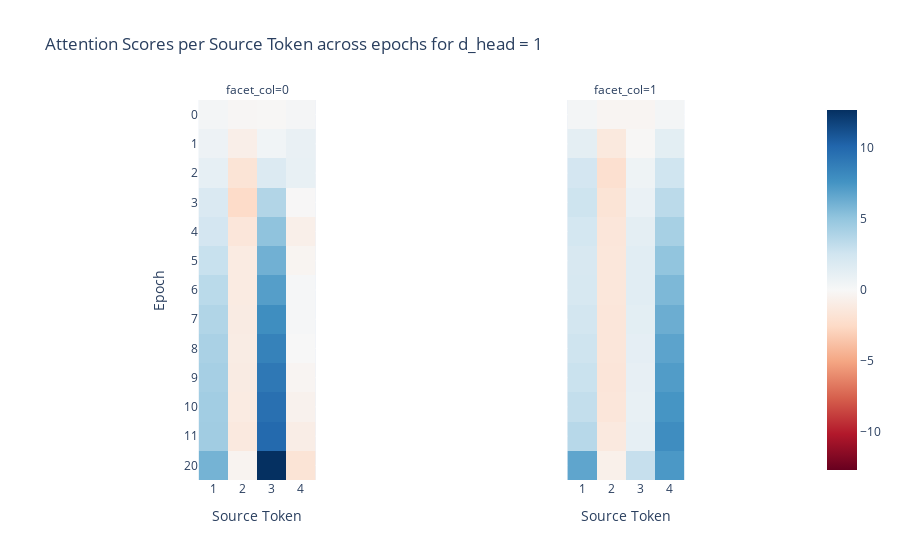
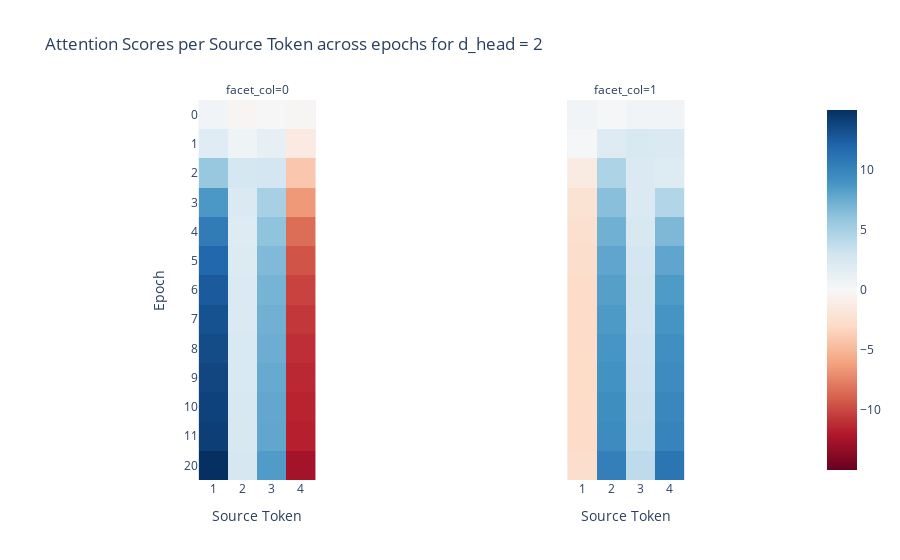
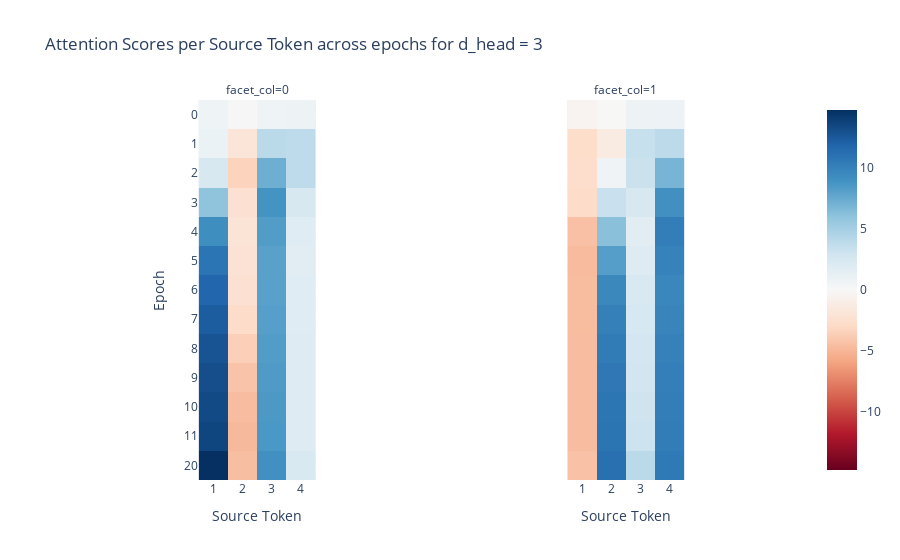
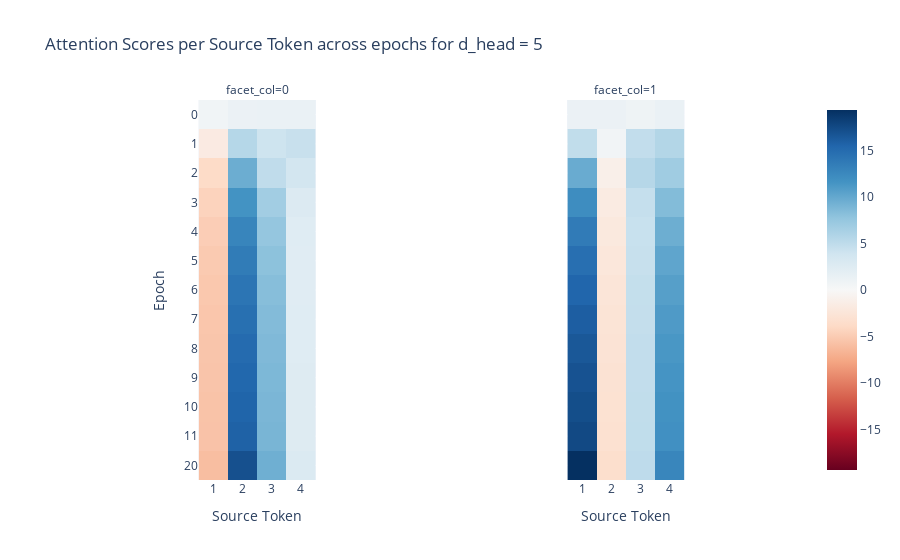

These figures' notebook cell, in order:
### Code cell
def get_attn_evol(dh):
    cached_models = checkpoints[dh]+[models[dh]]
    y_labels = [str(i) for i in range(len(checkpoints[dh]))] + [str(train_config.epochs)]
    x_labels = [str(i) for i in range(1,5)]
    seq = [1,2,3,4,0]


    attn_list = t.stack([t.stack([get_scores(cached_models[k], seq)[head, -1, :-1].detach() for k in range(len(cached_models))]) for head in range(model_config.n_heads)])

    imshow(attn_list, facet_col = 0, y = y_labels, x = x_labels, title = f"Attention Scores per Source Token across epochs for d_head = {dh}",xaxis = "Source Token", yaxis = "Epoch")
for dh in dh_list:
    get_attn_evol(dh)

### Figure 1 — Plotly figure (JSON) as saved in the notebook; plotly's stock layout.template omitted (floating-point values rounded to 4 significant figures)
{"data": [{"coloraxis": "coloraxis", "hovertemplate": "Source Token: %{x}<br>Epoch: %{y}<br>color: %{z}<extra></extra>", "name": "0", "type": "heatmap", "x": ["1", "2", "3", "4"], "xaxis": "x", "y": ["0", "1", "2", "3", "4", "5", "6", "7", "8", "9", "10", "11", "20"], "yaxis": "y", "z": [[0.2389, -0.1778, -0.1025, 0.2167], [0.6411, -0.7993, 0.4884, 0.9353], [1.157, -1.742, 1.787, 0.9684], [1.91, -2.422, 3.799, -0.06201], [2.328, -1.533, 5.141, -0.7127], [2.879, -1.109, 6.112, -0.311], [3.44, -1.105, 7.029, 0.136], [3.825, -1.046, 7.877, 0.1456], [4.11, -1.013, 8.577, -0.004266], [4.251, -1.047, 9.1, -0.265], [4.415, -1.112, 9.565, -0.5355], [4.478, -1.269, 9.891, -0.8931], [5.979, -0.385, 12.66, -1.736]]}, {"coloraxis": "coloraxis", "hovertemplate": "Source Token: %{x}<br>Epoch: %{y}<br>color: %{z}<extra></extra>", "name": "1", "type": "heatmap", "x": ["1", "2", "3", "4"], "xaxis": "x2", "y": ["0", "1", "2", "3", "4", "5", "6", "7", "8", "9", "10", "11", "20"], "yaxis": "y2", "z": [[0.2531, -0.2572, -0.2399, 0.2591], [1.287, -1.311, -0.08854, 1.332], [2.338, -2.078, 0.5741, 2.563], [2.643, -1.745, 0.8914, 3.436], [2.301, -1.541, 1.272, 4.214], [2.071, -1.486, 1.453, 5.057], [2.159, -1.478, 1.437, 5.739], [2.373, -1.517, 1.309, 6.289], [2.609, -1.548, 1.21, 6.788], [2.806, -1.585, 1.072, 7.157], [3.091, -1.515, 0.9966, 7.501], [3.566, -1.275, 1.123, 7.917], [6.701, -0.6698, 2.969, 7.337]]}], "layout": {"annotations": [{"font": {}, "showarrow": false, "text": "facet_col=0", "x": 0.245, "xanchor": "center", "xref": "paper", "y": 1, "yanchor": "bottom", "yref": "paper"}, {"font": {}, "showarrow": false, "text": "facet_col=1", "x": 0.755, "xanchor": "center", "xref": "paper", "y": 1, "yanchor": "bottom", "yref": "paper"}], "coloraxis": {"cmid": 0, "colorscale": [[0, "rgb(103,0,31)"], [0.1, "rgb(178,24,43)"], [0.2, "rgb(214,96,77)"], [0.3, "rgb(244,165,130)"], [0.4, "rgb(253,219,199)"], [0.5, "rgb(247,247,247)"], [0.6, "rgb(209,229,240)"], [0.7, "rgb(146,197,222)"], [0.8, "rgb(67,147,195)"], [0.9, "rgb(33,102,172)"], [1, "rgb(5,48,97)"]]}, "title": {"text": "Attention Scores per Source Token across epochs for d_head = 1"}, "xaxis": {"anchor": "y", "constrain": "domain", "domain": [0, 0.49], "scaleanchor": "y", "title": {"text": "Source Token"}}, "xaxis2": {"anchor": "y2", "domain": [0.51, 1], "matches": "x", "title": {"text": "Source Token"}}, "yaxis": {"anchor": "x", "autorange": "reversed", "constrain": "domain", "domain": [0, 1], "title": {"text": "Epoch"}}, "yaxis2": {"anchor": "x2", "domain": [0, 1], "matches": "y", "showticklabels": false}}}

### Figure 2 — Plotly figure (JSON) as saved in the notebook; plotly's stock layout.template omitted (floating-point values rounded to 4 significant figures)
{"data": [{"coloraxis": "coloraxis", "hovertemplate": "Source Token: %{x}<br>Epoch: %{y}<br>color: %{z}<extra></extra>", "name": "0", "type": "heatmap", "x": ["1", "2", "3", "4"], "xaxis": "x", "y": ["0", "1", "2", "3", "4", "5", "6", "7", "8", "9", "10", "11", "20"], "yaxis": "y", "z": [[0.4834, -0.3263, 0.09225, -0.179], [1.869, 0.7019, 1.382, -1.384], [5.755, 2.645, 2.781, -4.146], [8.703, 2.285, 4.98, -6.498], [10.61, 1.991, 6.068, -8.409], [11.86, 2.131, 6.674, -9.507], [12.63, 2.24, 7.04, -10.2], [13.11, 2.298, 7.266, -10.69], [13.45, 2.328, 7.437, -11.06], [13.75, 2.402, 7.623, -11.3], [13.99, 2.451, 7.767, -11.51], [14.16, 2.489, 7.873, -11.7], [14.99, 2.626, 8.483, -12.6]]}, {"coloraxis": "coloraxis", "hovertemplate": "Source Token: %{x}<br>Epoch: %{y}<br>color: %{z}<extra></extra>", "name": "1", "type": "heatmap", "x": ["1", "2", "3", "4"], "xaxis": "x2", "y": ["0", "1", "2", "3", "4", "5", "6", "7", "8", "9", "10", "11", "20"], "yaxis": "y2", "z": [[0.5035, 0.1227, 0.5265, 0.4957], [0.1766, 1.957, 2.38, 2.192], [-1.326, 4.69, 2.184, 2.064], [-2.165, 6.351, 2.24, 4.469], [-2.502, 7.275, 2.543, 6.768], [-2.647, 7.896, 2.76, 7.931], [-2.812, 8.276, 2.849, 8.529], [-2.885, 8.59, 2.949, 8.936], [-2.899, 8.881, 3.074, 9.282], [-2.925, 9.081, 3.139, 9.518], [-2.857, 9.342, 3.302, 9.817], [-2.839, 9.524, 3.414, 10.03], [-2.659, 10.35, 3.971, 11.02]]}], "layout": {"annotations": [{"font": {}, "showarrow": false, "text": "facet_col=0", "x": 0.245, "xanchor": "center", "xref": "paper", "y": 1, "yanchor": "bottom", "yref": "paper"}, {"font": {}, "showarrow": false, "text": "facet_col=1", "x": 0.755, "xanchor": "center", "xref": "paper", "y": 1, "yanchor": "bottom", "yref": "paper"}], "coloraxis": {"cmid": 0, "colorscale": [[0, "rgb(103,0,31)"], [0.1, "rgb(178,24,43)"], [0.2, "rgb(214,96,77)"], [0.3, "rgb(244,165,130)"], [0.4, "rgb(253,219,199)"], [0.5, "rgb(247,247,247)"], [0.6, "rgb(209,229,240)"], [0.7, "rgb(146,197,222)"], [0.8, "rgb(67,147,195)"], [0.9, "rgb(33,102,172)"], [1, "rgb(5,48,97)"]]}, "title": {"text": "Attention Scores per Source Token across epochs for d_head = 2"}, "xaxis": {"anchor": "y", "constrain": "domain", "domain": [0, 0.49], "scaleanchor": "y", "title": {"text": "Source Token"}}, "xaxis2": {"anchor": "y2", "domain": [0.51, 1], "matches": "x", "title": {"text": "Source Token"}}, "yaxis": {"anchor": "x", "autorange": "reversed", "constrain": "domain", "domain": [0, 1], "title": {"text": "Epoch"}}, "yaxis2": {"anchor": "x2", "domain": [0, 1], "matches": "y", "showticklabels": false}}}

### Figure 3 — Plotly figure (JSON) as saved in the notebook; plotly's stock layout.template omitted (floating-point values rounded to 4 significant figures)
{"data": [{"coloraxis": "coloraxis", "hovertemplate": "Source Token: %{x}<br>Epoch: %{y}<br>color: %{z}<extra></extra>", "name": "0", "type": "heatmap", "x": ["1", "2", "3", "4"], "xaxis": "x", "y": ["0", "1", "2", "3", "4", "5", "6", "7", "8", "9", "10", "11", "20"], "yaxis": "y", "z": [[0.6851, -0.06787, 0.7106, 0.7473], [0.9011, -1.901, 4.037, 3.89], [2.458, -3.384, 7.291, 3.876], [5.995, -2.269, 8.89, 2.405], [9.215, -2.108, 8.286, 1.825], [10.83, -2.182, 8.035, 1.714], [11.73, -2.294, 8.039, 1.796], [12.34, -2.792, 8.147, 1.866], [12.79, -3.608, 8.305, 1.9], [13.12, -4.242, 8.429, 1.917], [13.37, -4.597, 8.521, 1.916], [13.59, -4.802, 8.598, 1.916], [14.77, -4.546, 9.068, 2.347]]}, {"coloraxis": "coloraxis", "hovertemplate": "Source Token: %{x}<br>Epoch: %{y}<br>color: %{z}<extra></extra>", "name": "1", "type": "heatmap", "x": ["1", "2", "3", "4"], "xaxis": "x2", "y": ["0", "1", "2", "3", "4", "5", "6", "7", "8", "9", "10", "11", "20"], "yaxis": "y2", "z": [[-0.4129, -0.04906, 0.7504, 0.817], [-2.688, -1.276, 3.455, 3.93], [-2.712, 0.5872, 3.219, 6.903], [-2.85, 3.321, 2.442, 9.072], [-4.409, 6.187, 1.649, 10.3], [-4.71, 8.241, 1.908, 9.994], [-4.653, 9.602, 2.324, 9.684], [-4.656, 10.12, 2.539, 9.836], [-4.639, 10.42, 2.726, 10.02], [-4.63, 10.61, 2.877, 10.17], [-4.619, 10.75, 3.024, 10.29], [-4.607, 10.86, 3.145, 10.37], [-4.355, 11.14, 4.049, 10.57]]}], "layout": {"annotations": [{"font": {}, "showarrow": false, "text": "facet_col=0", "x": 0.245, "xanchor": "center", "xref": "paper", "y": 1, "yanchor": "bottom", "yref": "paper"}, {"font": {}, "showarrow": false, "text": "facet_col=1", "x": 0.755, "xanchor": "center", "xref": "paper", "y": 1, "yanchor": "bottom", "yref": "paper"}], "coloraxis": {"cmid": 0, "colorscale": [[0, "rgb(103,0,31)"], [0.1, "rgb(178,24,43)"], [0.2, "rgb(214,96,77)"], [0.3, "rgb(244,165,130)"], [0.4, "rgb(253,219,199)"], [0.5, "rgb(247,247,247)"], [0.6, "rgb(209,229,240)"], [0.7, "rgb(146,197,222)"], [0.8, "rgb(67,147,195)"], [0.9, "rgb(33,102,172)"], [1, "rgb(5,48,97)"]]}, "title": {"text": "Attention Scores per Source Token across epochs for d_head = 3"}, "xaxis": {"anchor": "y", "constrain": "domain", "domain": [0, 0.49], "scaleanchor": "y", "title": {"text": "Source Token"}}, "xaxis2": {"anchor": "y2", "domain": [0.51, 1], "matches": "x", "title": {"text": "Source Token"}}, "yaxis": {"anchor": "x", "autorange": "reversed", "constrain": "domain", "domain": [0, 1], "title": {"text": "Epoch"}}, "yaxis2": {"anchor": "x2", "domain": [0, 1], "matches": "y", "showticklabels": false}}}

### Figure 4 — Plotly figure (JSON) as saved in the notebook; plotly's stock layout.template omitted (floating-point values rounded to 4 significant figures)
{"data": [{"coloraxis": "coloraxis", "hovertemplate": "Source Token: %{x}<br>Epoch: %{y}<br>color: %{z}<extra></extra>", "name": "0", "type": "heatmap", "x": ["1", "2", "3", "4"], "xaxis": "x", "y": ["0", "1", "2", "3", "4", "5", "6", "7", "8", "9", "10", "11", "20"], "yaxis": "y", "z": [[0.6854, 1.258, 1.329, 1.334], [-1.732, 5.6, 4.05, 4.443], [-3.755, 9.575, 4.922, 3.705], [-4.439, 11.6, 6.754, 2.781], [-4.838, 12.83, 7.578, 2.421], [-5.096, 13.62, 7.978, 2.363], [-5.253, 14.2, 8.268, 2.368], [-5.361, 14.65, 8.475, 2.414], [-5.444, 15.01, 8.634, 2.464], [-5.519, 15.31, 8.768, 2.506], [-5.587, 15.56, 8.886, 2.545], [-5.634, 15.78, 8.974, 2.595], [-5.975, 17.02, 9.47, 2.899]]}, {"coloraxis": "coloraxis", "hovertemplate": "Source Token: %{x}<br>Epoch: %{y}<br>color: %{z}<extra></extra>", "name": "1", "type": "heatmap", "x": ["1", "2", "3", "4"], "xaxis": "x2", "y": ["0", "1", "2", "3", "4", "5", "6", "7", "8", "9", "10", "11", "20"], "yaxis": "y2", "z": [[1.228, 1.213, 0.8798, 1.364], [4.842, 0.5925, 4.81, 5.724], [9.737, -1.136, 5.503, 6.868], [12.13, -1.655, 4.586, 8.464], [13.69, -1.998, 4.401, 9.535], [14.72, -2.259, 4.509, 10.22], [15.46, -2.467, 4.642, 10.7], [16.02, -2.622, 4.697, 11.03], [16.49, -2.754, 4.777, 11.29], [16.88, -2.871, 4.816, 11.51], [17.23, -2.957, 4.857, 11.7], [17.54, -3.035, 4.887, 11.85], [19.34, -3.369, 5.044, 12.76]]}], "layout": {"annotations": [{"font": {}, "showarrow": false, "text": "facet_col=0", "x": 0.245, "xanchor": "center", "xref": "paper", "y": 1, "yanchor": "bottom", "yref": "paper"}, {"font": {}, "showarrow": false, "text": "facet_col=1", "x": 0.755, "xanchor": "center", "xref": "paper", "y": 1, "yanchor": "bottom", "yref": "paper"}], "coloraxis": {"cmid": 0, "colorscale": [[0, "rgb(103,0,31)"], [0.1, "rgb(178,24,43)"], [0.2, "rgb(214,96,77)"], [0.3, "rgb(244,165,130)"], [0.4, "rgb(253,219,199)"], [0.5, "rgb(247,247,247)"], [0.6, "rgb(209,229,240)"], [0.7, "rgb(146,197,222)"], [0.8, "rgb(67,147,195)"], [0.9, "rgb(33,102,172)"], [1, "rgb(5,48,97)"]]}, "title": {"text": "Attention Scores per Source Token across epochs for d_head = 5"}, "xaxis": {"anchor": "y", "constrain": "domain", "domain": [0, 0.49], "scaleanchor": "y", "title": {"text": "Source Token"}}, "xaxis2": {"anchor": "y2", "domain": [0.51, 1], "matches": "x", "title": {"text": "Source Token"}}, "yaxis": {"anchor": "x", "autorange": "reversed", "constrain": "domain", "domain": [0, 1], "title": {"text": "Epoch"}}, "yaxis2": {"anchor": "x2", "domain": [0, 1], "matches": "y", "showticklabels": false}}}
